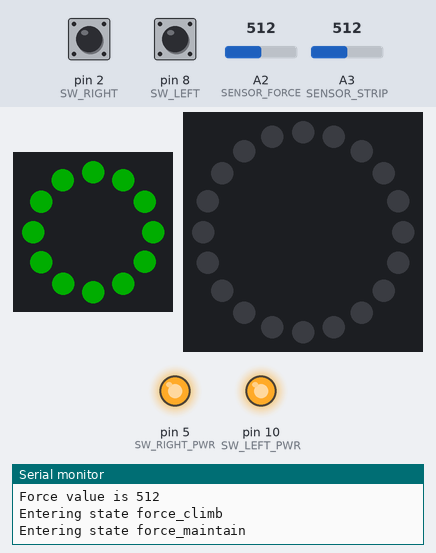
Recording of a sketch running on a simulated Arduino Uno, built with avr-gcc and run on an emulated ATmega328P. On the bench: 12 RGB LEDs in a ring, first at the top, clockwise, 20 RGB LEDs in a ring, first at the top, clockwise, output pins drawn as LEDs (lit = HIGH), the last lines printed to the serial monitor. Inputs (shaded band) come from the test bench; at power-on: A2 (SENSOR_FORCE) = 512, pin 2 (SW_RIGHT) LOW, pin 8 (SW_LEFT) LOW, A3 (SENSOR_STRIP) = 512. Dim RGB values are drawn brighter than linear; pins used as bus, display or sensor lines are not drawn.

Above: at 3.2 s.
3.3 s: A2 (SENSOR_FORCE) set to 409
4.8 s: A2 (SENSOR_FORCE) set to 381
At 5.2 s:
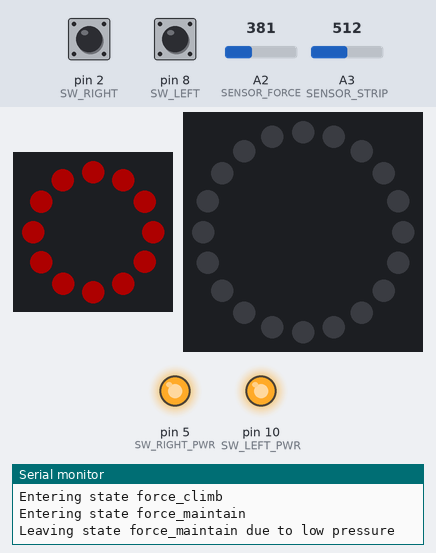
At 7.8 s:
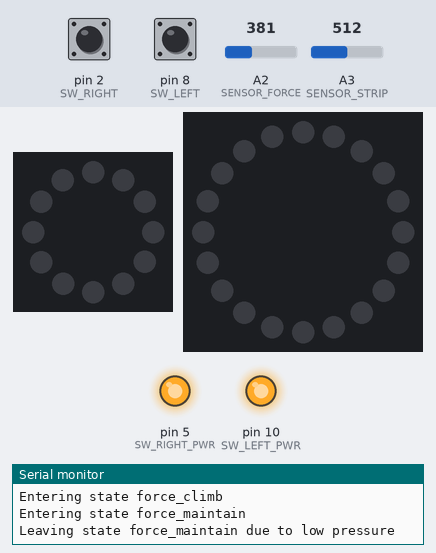
Timing chart, 0 to 9.3 s (numbered marks = the images above; inputs shaded):
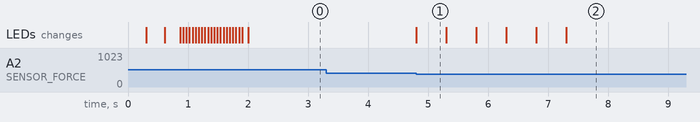

Measured:
- the behaviour switches between 400 and 399 on A2 (SENSOR_FORCE) (found by bisection; images 0 and 1)
- after the input at 3.3 s, every drawn part: stays the same
- after the input at 4.8 s, the LEDs: change at once (image 1)
- what the display in image 1 shows lasts 0.5 s, from 4.8 s to 5.3 s

The sketch:

sensorbox.ino
```cpp
//https://www.adafruit.com/product/178
//https://www.adafruit.com/product/1075

#include <Adafruit_NeoPixel.h>

// Interaction settings
const int LED_BRIGHTNESS = 50;  // 0-255, for neopixels only

const float FORCE_THRESHOLD = 400.0;       // percentage of max a person must hold
const int FORCE_TIME = 5000;      // time in seconds they must hold it for, milliseconds
const float FORCE_MAX = 500.0;

const int RING_START = 9; //choose where in rotation the "first" LED will light up

const int STRIP_TIME = 5000;      // minimum time to complete slide strip sensor
const float STRIP_BACKSLIDE = 50.0; // How far they can move "left" before an error. Note: noisy input

//note: max/min values are reversed -> large values at the left
const float STRIP_MAX = 640.0;
const float STRIP_MIN = 340.0;

const int BUTTON_TIME = 5000;      //Time they must hold the push buttons to activate, milliseconds

// HARDWARE SETTINGS
const int LED_LEFT = 0;
const int LED_RIGHT = 1;
const int LED_FORWARD_V = 150; // careful, no resistors
const int SW_LEFT = 8;
const int SW_LEFT_PWR = 10;
const int SW_RIGHT = 2;
const int SW_RIGHT_PWR = 5;
const int SENSOR_STRIP = A3;
const int SENSOR_STRIP_PWR = 6;
const int SENSOR_FORCE = A2;
const int SENSOR_FORCE_PWR = A0;
const int LED_STRIP = 4;
const int LED_RING = 12;

int MODE_TEST = 0;
int state = "none";
unsigned long start_time;
int strip_max;

Adafruit_NeoPixel led_strip(20, LED_STRIP, NEO_GRB + NEO_KHZ800);
Adafruit_NeoPixel led_ring(12, LED_RING, NEO_GRB + NEO_KHZ800);

int RingConvert(int i) { //handle rotation on installation
  return (i + RING_START) % 12; //12 LEDs
}

void ws_blink(Adafruit_NeoPixel * pixel, uint32_t color) {
  for (int i=0;i<3;i++) {
    for (int j=0;j<20;j++)
      pixel->setPixelColor(j,color);
    pixel->show();
    delay(500);
    pixel->clear();
    pixel->show();
    delay(500);
  }
  pixel->clear();
  pixel->show();
}

void setup() {
  pinMode(LED_LEFT, OUTPUT);
  pinMode(LED_RIGHT, OUTPUT);

  pinMode(SW_LEFT, INPUT);
  pinMode(SW_LEFT_PWR, OUTPUT);
  digitalWrite(SW_LEFT_PWR,HIGH);

  pinMode(SW_RIGHT, INPUT);
  pinMode(SW_RIGHT_PWR,OUTPUT);
  digitalWrite(SW_RIGHT_PWR, HIGH);


  pinMode(SENSOR_STRIP, INPUT);
  pinMode(SENSOR_STRIP_PWR, OUTPUT);
  digitalWrite(SENSOR_STRIP_PWR, 1);

  pinMode(SENSOR_FORCE, INPUT);
  pinMode(SENSOR_FORCE_PWR, OUTPUT);
  digitalWrite(SENSOR_FORCE_PWR, 1);

  //clear all neopixels
  led_ring.begin();
  led_ring.setBrightness(LED_BRIGHTNESS);
  led_strip.setBrightness(LED_BRIGHTNESS);
  led_ring.clear();
  led_ring.show();

  led_strip.begin();
  led_strip.clear();
  led_strip.show();

 if (digitalRead(SW_LEFT) && digitalRead(SW_RIGHT))
  MODE_TEST = 1;

//  if (MODE_TEST) {
    Serial.begin(115200);
    Serial.println("Starting test mode");
//  }

  //loading test setup
  analogWrite(LED_LEFT,LED_FORWARD_V);
  analogWrite(LED_RIGHT, LED_FORWARD_V);
  for (int i=0;i<20;i++) {
    led_ring.setPixelColor(i, led_ring.Color(255, 0,0));
    led_strip.setPixelColor(i,led_strip.Color(255,0,0));
    led_ring.show();
    led_strip.show();
    delay(20);
  }
  analogWrite(LED_LEFT,0);
  analogWrite(LED_RIGHT, 0);

  for (int i=0;i<20;i++) {
    led_ring.setPixelColor(i, led_ring.Color(0, 255,0));
    led_strip.setPixelColor(i,led_strip.Color(0,255,0));
    led_ring.show();
    led_strip.show();
    delay(20);
  }

  analogWrite(LED_LEFT,LED_FORWARD_V);
  analogWrite(LED_RIGHT, LED_FORWARD_V);

  for (int i=0;i<20;i++) {
    led_ring.setPixelColor(i, led_ring.Color(0, 0,255));
    led_strip.setPixelColor(i,led_strip.Color(0,0,255));
    led_ring.show();
    led_strip.show();
    delay(50);
  }

  analogWrite(LED_LEFT,0);
  analogWrite(LED_RIGHT, 0);

  led_ring.clear();
  led_strip.clear();
  led_ring.show();
  led_strip.show();

  //small delay and read seems to clear up initial false readings
  analogRead(SENSOR_FORCE);
  analogRead(SENSOR_STRIP);
  delay(100);

}

void loop() {
  if (MODE_TEST) {
    Serial.print("Left Button: ");
    Serial.println(digitalRead(SW_LEFT));
    Serial.print("Right Button: ");
    Serial.println(digitalRead(SW_RIGHT));
    Serial.print("Force Sensor: ");
    Serial.println(analogRead(SENSOR_FORCE));
    Serial.print("Strip Sensor: ");
    Serial.println(analogRead(SENSOR_STRIP));
    Serial.println("----------------------------------------");

    if (digitalRead(SW_LEFT))
      analogWrite(LED_LEFT, LED_FORWARD_V);
    else
      analogWrite(LED_LEFT,0);

    if (digitalRead(SW_RIGHT))
      analogWrite(LED_RIGHT, LED_FORWARD_V);
    else
      analogWrite(LED_RIGHT, 0);
    int strip_value = analogRead(SENSOR_STRIP);
    led_strip.clear(); // Set all pixel colors to 'off'
    float strip_percent = (STRIP_MIN - strip_value) / STRIP_MAX ; //invert & scale
    int strip_pixels = round(20.0 * strip_percent);
    led_strip.setPixelColor(strip_pixels, led_strip.Color(255,255,255));
    led_strip.show();

    int force_value = analogRead(SENSOR_FORCE);
    led_ring.clear();
    if (force_value > 2) {
      float ring_percent = min(100.00,force_value /  FORCE_MAX) ;
      int ring_pixels = RingConvert(round(12.0 * ring_percent));
      led_ring.setPixelColor(ring_pixels, led_ring.Color(255,255,255));
    }
    led_ring.show();
    delay(50);
    return;
  }

  int force_value = analogRead(SENSOR_FORCE);
  int strip_value = analogRead(SENSOR_STRIP);
  int leftswitch_pressed = digitalRead(SW_LEFT);
  int rightswitch_pressed = digitalRead(SW_RIGHT);


  if (state == "none" && leftswitch_pressed) {
    //started pressing switch
    state = "leftswitch";
    analogWrite(LED_LEFT,LED_FORWARD_V);
    start_time = millis();
  }

  if (state == "leftswitch" && !leftswitch_pressed) {
    //failed to hold switch
    analogWrite(LED_LEFT,0);
    state = "none";
  }

  if (state == "leftswitch" && (millis() - start_time) > BUTTON_TIME) {
    //flash green 3 times
    for (int i=0;i<3;i++) {
      analogWrite(LED_LEFT,0);
      delay(500);
      analogWrite(LED_LEFT,LED_FORWARD_V);
      delay(500);
    }
    analogWrite(LED_LEFT,0);
    while (digitalRead(SW_LEFT)) {   }    //wait for switch release
    state = "none";

  }

  if (state == "none" && rightswitch_pressed) {
    //started pressing switch
    state = "rightswitch";
    analogWrite(LED_RIGHT,LED_FORWARD_V);
    start_time = millis();
  }

  if (state == "rightswitch" && !rightswitch_pressed) {
    //failed to hold switch
    analogWrite(LED_RIGHT,0);
    state = "none";
  }

  if (state == "rightswitch" && (millis() - start_time) > BUTTON_TIME) {
    //flash green 3 times
    for (int i=0;i<3;i++) {
      analogWrite(LED_RIGHT,0);
      delay(500);
      analogWrite(LED_RIGHT,LED_FORWARD_V);
      delay(500);
    }
    analogWrite(LED_RIGHT,0);
    while (digitalRead(SW_RIGHT)) {   }    //wait for switch release
    state = "none";

  }

  if (state == "none" && force_value > 5) {
    Serial.print("Force value is ");
    Serial.println(force_value);
    Serial.println("Entering state force_climb");
    state = "force_climb";
  }

  if (state == "force_climb") {
    float pressure_percent = force_value / FORCE_THRESHOLD;
    int led_num = pressure_percent * 12;
    led_ring.clear();
    for (int i=0;i<led_num;i++)
      led_ring.setPixelColor(RingConvert(i),led_ring.Color(255,255,0));
    led_ring.show();
  }

  if (state == "force_climb" && force_value > FORCE_THRESHOLD) {
    Serial.println("Entering state force_maintain");
    //TODO: show a countdown with ring LEDs to indicate hold time?
    for (int i=0;i<12;i++)
      led_ring.setPixelColor(RingConvert(i),led_ring.Color(0,255,0));
    led_ring.show();
    state = "force_maintain";
    start_time = millis();
  }

  if ((state == "force_maintain" && force_value < FORCE_THRESHOLD) || (state == "force_climb" && force_value < 5)) {
    Serial.println("Leaving state force_maintain due to low pressure");
    //failed to maintain pressure
    state = "none";
    //blink red
    ws_blink(&led_ring,led_ring.Color(255,0,0));
    while (analogRead(SENSOR_FORCE)) { }  // wait for release
    state = "none";
  }

  if (state == "force_maintain" && (millis() - start_time) > FORCE_TIME) {
    Serial.println("Leaving state force_maintain due to time");
    ws_blink(&led_ring,led_ring.Color(0,255,0));
    while (analogRead(SENSOR_FORCE)) { }  // wait for release
    state = "none";
   }

  if (state == "none" && strip_value >= STRIP_MAX) {
    state = "strip_move";
    strip_max = strip_value;
    start_time = millis();
  }

  if (state == "strip_move") {
    strip_max = min(strip_max, strip_value); //max as in how far we've gone, min value. argh!
    //set LEDs;
    float strip_percent = (STRIP_MAX - strip_value) / STRIP_MIN;
    int led_count = strip_percent * 20;
    for (int i=0;i<led_count;i++)
      led_strip.setPixelColor(i,led_strip.Color(0,255,0));
    led_strip.show();
  }

/*
 // Disable backsliding detection. Was failing during demo!!

  Serial.print("Backslide val: ");
  Serial.println(strip_value-strip_max);
  if (state == "strip_move" && (strip_value-strip_max) > STRIP_BACKSLIDE) {
    ws_blink(&led_strip,led_strip.Color(255,0,0));
    state = "none";
  }
*/

  if (state == "strip_move" && strip_value == 0) {
    //lifted finger
    state = "none";
    ws_blink(&led_strip,led_strip.Color(255,0,0));
  }


/*
  if (state == "strip_move" && (millis() - start_time) > STRIP_TIME) {
    ws_blink(&led_strip,led_strip.Color(255,0,0));
    while (analogRead(SENSOR_STRIP)) { }
    state = "none";
  }
  */

  if (state == "strip_move" && strip_value <= STRIP_MIN && strip_value > (STRIP_MIN-50) ) {
    Serial.println(strip_value);
    //success
    Serial.println("Success");
    ws_blink(&led_strip,led_strip.Color(0,255,0));
    while (analogRead(SENSOR_STRIP)) { }
    state = "none";
  }
}
```
